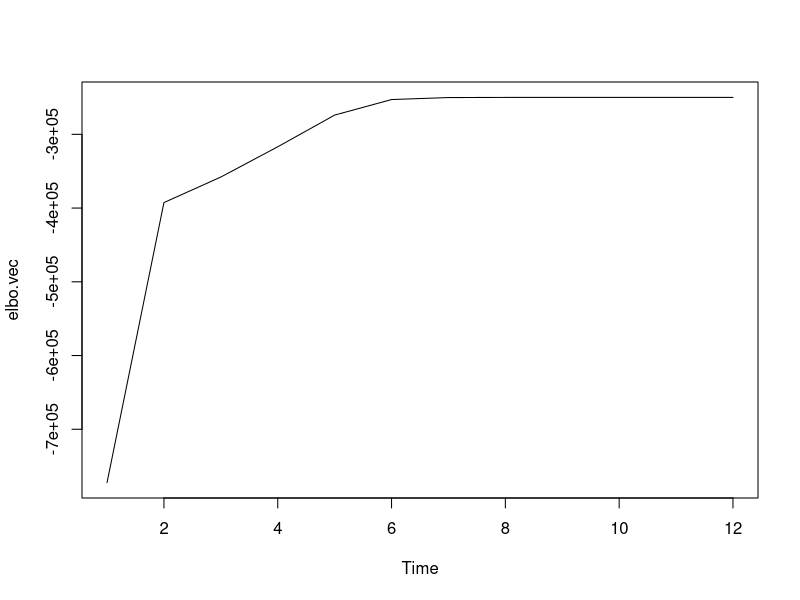

R code for this plot:
# input
set.seed(1)
n <- 100000
K <- 3
prop.true <- c(0.2, 0.17, 0.63)
z.true <- sample(1:3, n, TRUE, prop.true)
mu.true <- c(-5, 0, 5)
x <- rnorm(n, mu.true[z.true], 1)

# priors
sigma.2 <- 10

# initialize
m.k <- rnorm(K, 0, sigma.2)
s2.k <- c(0.1, 0.1, 0.1)
phi <- t(mapply(function(y) exp(m.k * y - (s2.k + m.k ^ 2) / 2), x))
phi <- t(apply(phi, 1, function(x) x / sum(x)))

# function to calculate ELBO
elbo <- function(m.k, s.2, phi, sigma.2, n) {
  K <- length(m.k)
  
  sum(-0.5 * log(2 * sigma.2 * pi) - (s2.k + m.k ^ 2) / (2 * sigma.2)) +
  n * log(1 / K) +
  sum(rowSums(-0.5 * phi * log(2 * pi) - 
              phi * (x ^ 2) / 2 + 
              t(t(phi * x) * as.vector(m.k)) - 
              t(t(phi) * as.vector(s2.k + m.k ^ 2)) / 2)) -
  sum(rowSums(phi * log(phi))) -
  sum(-0.5 - 0.5 * log(2 * s2.k * pi))
}

# while the ELBO has not converged
i <- 1
elbo.vec <- rep(NA, 10000)
epsilon <- 0.01
elbo.old <- elbo(m.k, s.2, phi, sigma.2, n)
elbo.new <- elbo.old + epsilon * 1000
elbo.vec[1] <- elbo.old

while ((elbo.new - elbo.old) >= epsilon) {
  # update probability of latent class
  phi <- t(mapply(function(y) exp(m.k * y - (s2.k + m.k ^ 2) / 2), x))
  phi <- t(apply(phi, 1, function(x) x / sum(x)))
  
  # update mixture components
  denom <- 1 / sigma.2 + colSums(phi)
  m.k <- (x %*% phi) / denom
  s2.k <- 1 / denom
  
  # update elbo
  elbo.old <- elbo.new
  elbo.new <- elbo(m.k, s.2, phi, sigma.2, n)
  i <- i + 1
  elbo.vec[i] <- elbo.new
}

m.k
s2.k
colSums(phi) / sum(colSums(phi))

elbo.vec <- elbo.vec[!is.na(elbo.vec)]
ts.plot(elbo.vec)
